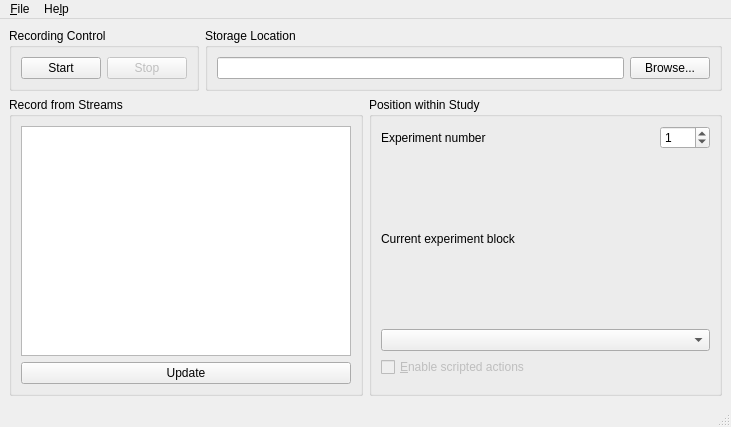
<?xml version="1.0" encoding="UTF-8"?>
<ui version="4.0">
 <class>MainWindow</class>
 <widget class="QMainWindow" name="MainWindow">
  <property name="geometry">
   <rect>
    <x>0</x>
    <y>0</y>
    <width>731</width>
    <height>427</height>
   </rect>
  </property>
  <property name="windowTitle">
   <string>Lab Recorder</string>
  </property>
  <widget class="QWidget" name="centralwidget">
   <layout class="QVBoxLayout" name="verticalLayout_3">
    <item>
     <layout class="QHBoxLayout" name="horizontalLayout_3">
      <item>
       <widget class="QGroupBox" name="groupBox">
        <property name="title">
         <string>Recording Control</string>
        </property>
        <layout class="QHBoxLayout" name="horizontalLayout">
         <item>
          <widget class="QPushButton" name="startButton">
           <property name="text">
            <string>Start</string>
           </property>
           <property name="shortcut">
            <string>Ctrl+S</string>
           </property>
          </widget>
         </item>
         <item>
          <widget class="QPushButton" name="stopButton">
           <property name="enabled">
            <bool>false</bool>
           </property>
           <property name="text">
            <string>Stop</string>
           </property>
           <property name="icon">
            <iconset>
             <normaloff>../../../stop2.png</normaloff>../../../stop2.png</iconset>
           </property>
          </widget>
         </item>
        </layout>
       </widget>
      </item>
      <item>
       <widget class="QGroupBox" name="groupBox_2">
        <property name="title">
         <string>Storage Location</string>
        </property>
        <layout class="QHBoxLayout" name="horizontalLayout_2">
         <item>
          <widget class="QLineEdit" name="locationEdit">
           <property name="minimumSize">
            <size>
             <width>361</width>
             <height>0</height>
            </size>
           </property>
          </widget>
         </item>
         <item>
          <widget class="QPushButton" name="browseButton">
           <property name="text">
            <string>Browse...</string>
           </property>
           <property name="shortcut">
            <string>Ctrl+B</string>
           </property>
          </widget>
         </item>
        </layout>
       </widget>
      </item>
     </layout>
    </item>
    <item>
     <layout class="QHBoxLayout" name="horizontalLayout_4">
      <item>
       <widget class="QGroupBox" name="groupBox_3">
        <property name="title">
         <string>Record from Streams</string>
        </property>
        <layout class="QVBoxLayout" name="verticalLayout_2">
         <item>
          <widget class="QListWidget" name="streamList">
           <property name="selectionMode">
            <enum>QAbstractItemView::SingleSelection</enum>
           </property>
           <property name="selectionBehavior">
            <enum>QAbstractItemView::SelectItems</enum>
           </property>
          </widget>
         </item>
         <item>
          <widget class="QPushButton" name="refreshButton">
           <property name="text">
            <string>Update</string>
           </property>
           <property name="shortcut">
            <string>Ctrl+U</string>
           </property>
          </widget>
         </item>
        </layout>
       </widget>
      </item>
      <item>
       <widget class="QGroupBox" name="groupBox_4">
        <property name="title">
         <string>Position within Study</string>
        </property>
        <layout class="QVBoxLayout" name="verticalLayout">
         <item>
          <layout class="QHBoxLayout" name="horizontalLayout_5">
           <item>
            <widget class="QLabel" name="label">
             <property name="sizePolicy">
              <sizepolicy hsizetype="MinimumExpanding" vsizetype="Preferred">
               <horstretch>0</horstretch>
               <verstretch>0</verstretch>
              </sizepolicy>
             </property>
             <property name="text">
              <string>Experiment number</string>
             </property>
            </widget>
           </item>
           <item>
            <widget class="QSpinBox" name="experimentNumberSpin">
             <property name="sizePolicy">
              <sizepolicy hsizetype="MinimumExpanding" vsizetype="Fixed">
               <horstretch>0</horstretch>
               <verstretch>0</verstretch>
              </sizepolicy>
             </property>
             <property name="maximumSize">
              <size>
               <width>50</width>
               <height>16777215</height>
              </size>
             </property>
             <property name="maximum">
              <number>9999</number>
             </property>
             <property name="value">
              <number>1</number>
             </property>
            </widget>
           </item>
          </layout>
         </item>
         <item>
          <widget class="QLabel" name="label_2">
           <property name="text">
            <string>Current experiment block</string>
           </property>
          </widget>
         </item>
         <item>
          <widget class="QComboBox" name="blockList"/>
         </item>
         <item>
          <widget class="QCheckBox" name="enableScriptedActionsCheck">
           <property name="enabled">
            <bool>false</bool>
           </property>
           <property name="text">
            <string>&amp;Enable scripted actions</string>
           </property>
           <property name="checkable">
            <bool>true</bool>
           </property>
          </widget>
         </item>
         <item>
          <spacer name="verticalSpacer">
           <property name="orientation">
            <enum>Qt::Vertical</enum>
           </property>
          </spacer>
         </item>
        </layout>
       </widget>
      </item>
     </layout>
    </item>
   </layout>
  </widget>
  <widget class="QMenuBar" name="menubar">
   <property name="geometry">
    <rect>
     <x>0</x>
     <y>0</y>
     <width>731</width>
     <height>30</height>
    </rect>
   </property>
   <widget class="QMenu" name="menuFile">
    <property name="title">
     <string>&amp;File</string>
    </property>
    <addaction name="actionLoadConfig"/>
    <addaction name="actionQuit"/>
   </widget>
   <widget class="QMenu" name="menuHelp">
    <property name="title">
     <string>He&amp;lp</string>
    </property>
    <addaction name="actionAbout"/>
   </widget>
   <addaction name="menuFile"/>
   <addaction name="menuHelp"/>
  </widget>
  <widget class="QStatusBar" name="statusbar"/>
  <action name="actionLoadConfig">
   <property name="text">
    <string>&amp;Load configuration...</string>
   </property>
   <property name="shortcut">
    <string>Ctrl+L</string>
   </property>
  </action>
  <action name="actionQuit">
   <property name="text">
    <string>&amp;Quit</string>
   </property>
   <property name="shortcut">
    <string>Ctrl+Q</string>
   </property>
  </action>
  <action name="actionAbout">
   <property name="text">
    <string>&amp;About</string>
   </property>
  </action>
 </widget>
 <resources/>
 <connections/>
</ui>
